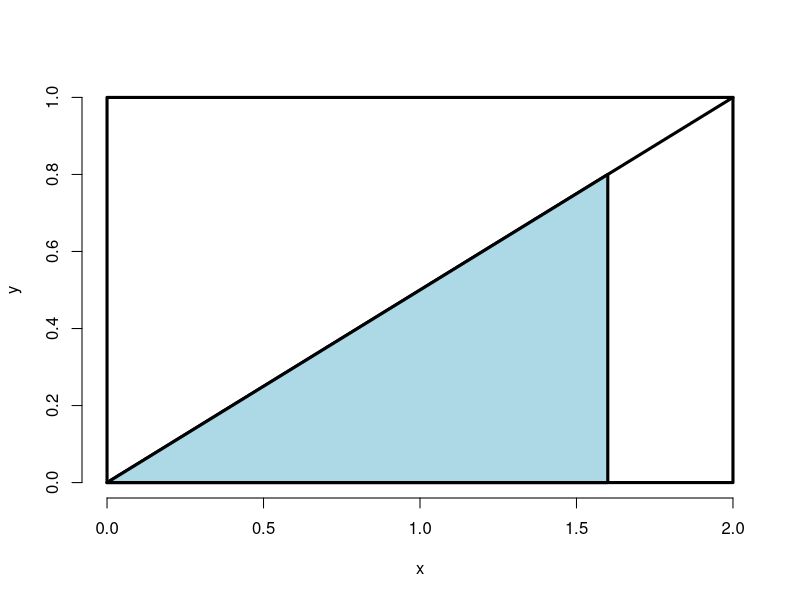
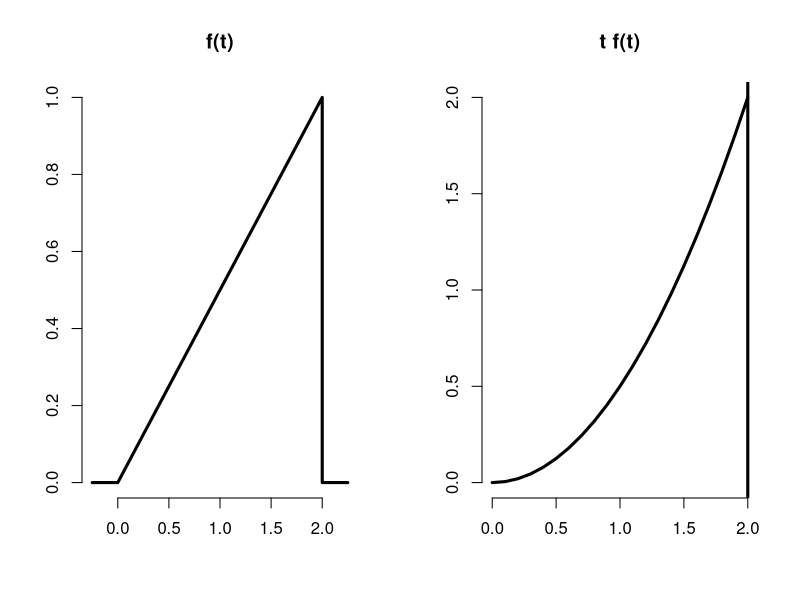

The R script that drew these images, in order:
## ---- chunk 1
x<- c(0,2,2,0,0)
y<- c(0,0,1,1,0)
plot(x, y, lwd = 3, frame = FALSE, type = "l")
segments(0,0,2,1,lwd=3)
#polygon(c(.5,1.5,1.5,.5,.5),c(0,0,.75,.25,0),lwd= 3, col = "lightblue")
polygon(c(0,1.6,1.6,0),c(0,0,.8,0),lwd=3,col="lightblue")
## ---- chunk 2
mypdf <- function(x){x/2}
##from swirl editor: polygon(c(0,.6,.6,0),c(0,0,.3,0),lwd=3, col="lightblue")
#Now use the R function integrate to integrate mypdf with the parameters lower equal to 0and upper equal to 1.6. See if you get the same area (probability) you got before.

integrate(mypdf,lower = 0,upper = 1.6)
## ---- chunk 3
par(mfrow = c(1, 2))
plot(c(-0.25, 0, 2, 2, 2.25), c(0, 0, 1, 0, 0), type = "l", lwd = 3, frame = FALSE, xlab="", ylab = ""); title('f(t)')
my_x <- seq(0,2,by=.1)
my_y <- my_x^2/2
plot(my_y ~ my_x, type = "l", lwd = 3, frame = FALSE, xlab="", ylab = ""); title('t f(t)')
abline(v=2.0, lwd=3)
## ---- chunk 4
myfunc <- function(x){x^2/2}
#get Expected Value:
integrate(myfunc,0,2)
